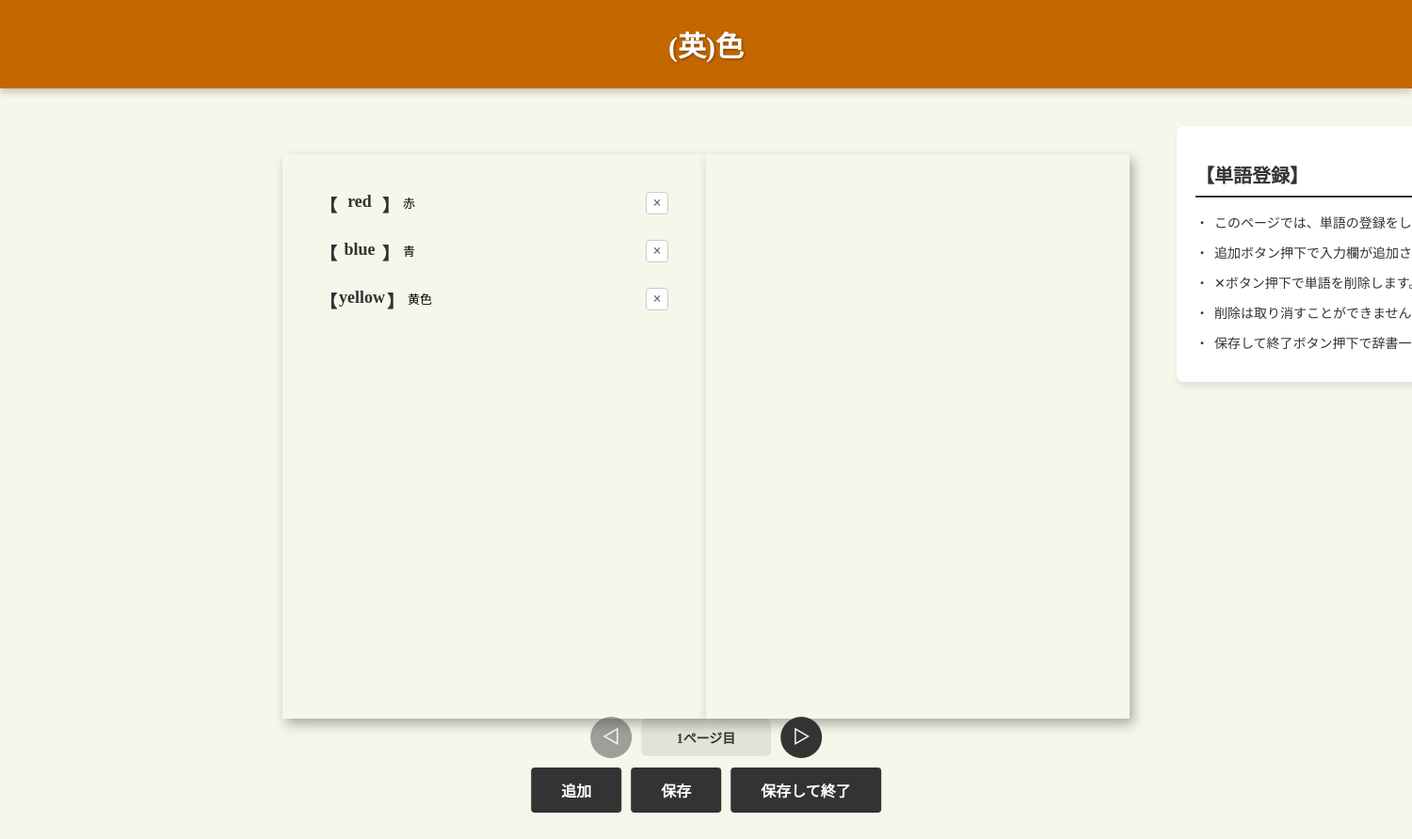
The page /add-words/3/0 on the database its author committed.
### app/models.py (models this page shows, shortened)
class Dictionary(db.Model):
    __tablename__ = "dictionaries"
    id = db.Column(db.Integer, primary_key=True)
    title = db.Column(db.String(100))
    cover_color = db.Column(db.String(20))
    created_at = db.Column(db.DateTime, nullable=False, default=datetime.utcnow)
    updated_at = db.Column(db.DateTime, nullable=False, default=datetime.utcnow, onupdate=datetime.utcnow)
    is_favorite = db.Column(db.Boolean, nullable=False, default=False)

class Word(db.Model):
    __tablename__ = "words"
    id = db.Column(db.Integer, primary_key=True)
    word = db.Column(db.String(100))
    definition = db.Column(db.String(100))
    line_count = db.Column(db.Integer)
    page_index = db.Column(db.Integer)
    dictionary_id = db.Column(db.Integer, db.ForeignKey("dictionaries.id", ondelete="CASCADE"), nullable=False)
    distractors =  db.relationship("Distractor", back_populates="word", cascade="all, delete-orphan")

### app/routes.py (the view)
@main.route('/add-words/<int:dictionary_id>/<int:page>')
def add_words(dictionary_id, page):
    dictionary = Dictionary.query.get(dictionary_id)
    if not dictionary:
        return redirect(url_for('main.index'))
    reflow_dictionary_words(dictionary_id)
    cover_color = dictionary.cover_color
    words = (Word.query
            .filter_by(dictionary_id=dictionary_id, page_index=page)
            .order_by(Word.id)
            .all())
    left_words = []
    right_words = []
    left_lines = 0
    right_lines = 0
    for word in words:
        lines = 1 + (word.line_count or 2)
        if left_lines + lines <= MAX_LINES_PER_PAGE:
            left_words.append(word)
            left_lines += lines
        elif right_lines + lines <= MAX_LINES_PER_PAGE:
            right_words.append(word)
            right_lines += lines
        else:
            right_words.append(word)
    return render_template('add_words.html',
                            dictionary=dictionary,
                            cover_color=cover_color,
                            page=page,
                            left_words=left_words,
                            right_words=right_words)

### app/routes.py (called while the page is built)
def reflow_dictionary_words(dictionary_id: int):
    words = Word.query.filter_by(dictionary_id=dictionary_id).order_by(Word.id).all()
    page_index = 0
    left_lines = 0
    right_lines = 0
    for word in words:
        lines = 1 + (word.line_count or 2)
        if left_lines + lines <= MAX_LINES_PER_PAGE:
            word.page_index = page_index
            left_lines += lines
        elif right_lines + lines <= MAX_LINES_PER_PAGE:
            word.page_index = page_index
            right_lines += lines
        else:
            page_index += 1
            left_lines = lines
            right_lines = 0
            word.page_index = page_index
    db.session.commit()

### app/templates/add_words.html (shortened to what this page needs)
<html lang="ja">
    <head>
        {% with title='単語登録' %}
            {% include 'head_css.html' %}
        {% endwith %}
    </head>
    <body>
        {% if dictionary %}
            <div class="dictionary-header"  style="background-color: {{ cover_color}};">
                <div class="dictionary-header-title">
                    {{ dictionary.title }}
                </div>
            </div>
            <div class="words-page-container">
                <div class="book-area">
                    <div class="page-left">
                        <div class="words-list" id="left-words-list">
                            {% for word in left_words %}
                                <div class="word-item" data-word-id="{{ word.id }}">
                                    <span class="bracket-open">【</span>
                                    <input type="text" class="word-input" value="{{ word.word }}" placeholder="単語" data-word-id="{{ word.id }}">
                                    <span class="bracket-close">】</span>
                                    <textarea class="definition-input" placeholder="意味" data-word-id="{{ word.id }}" rows="2">{{ word.definition }}</textarea>
                                    <button type="button" class="word-item-delete-btn" title="削除" aria-label="削除" data-word-id="{{ word.id }}">×</button>
                                </div>
                            {% endfor %}
                        </div>
                    </div>
                    <div class="page-right">
                    </div>
                </div>
                <div class="notice-section right">
                    <h2>【単語登録】</h2>
                    <ul>
                        <li>このページでは、単語の登録をします。</li>
                        <li>追加ボタン押下で入力欄が追加されます。</li>
                        <li>✕ボタン押下で単語を削除します。</li>
                        <li>削除は取り消すことができません。</li>
                        <li>保存して終了ボタン押下で辞書一覧へ遷移します。</li>
                    </ul>
                </div>
            </div>
            <div class="save-exit-container">
                <div class="action-row page-row">
                    <button type="button" id="prev-page-button" class="nav-button" title="前のページ" aria-label="前のページ" {% if page == 0 %}disabled{% endif %}>◁</button>
                    <div class="page-indicator">
                        {{ page + 1 }}ページ目
                    </div>
                    <button type="button" id="next-page-button" class="nav-button" title="次のページ" aria-label="次のページ">▷</button>
                </div>
                <div class="action-row main-row">
                    <button type="button" id="add-row-button">追加</button>
                    <button type="button" id="save-button">保存</button>
                    <button type="button" id="save-exit-button">保存して終了</button>
                </div>
            </div>
        {% else %}
            <p>辞書が見つかりませんでした。</p>
        {% endif %}
    </body>
</html>

### app/static/css/common.css (style rules this page uses)
body { background-color: #F7F6EB; margin: 0; padding: 0; overflow: hidden; }
body { font-family: 'Hiragino Mincho ProN', 'Hiragino Mincho Pro', 'ヒラギノ明朝 ProN', 'ヒラギノ明朝 Pro', 'Yu Mincho', '游明朝', 'MS 明朝', 'MS Mincho', serif; }
body { font-size: 14px; }
body { color: #333333; }
button { background-color: #333333; color: #ffffff; padding: 10px 20px; border-radius: 5px; border: none; cursor: pointer; font-family: 'Hiragino Mincho ProN', 'Hiragino Mincho Pro', 'ヒラギノ明朝 ProN', 'ヒラギノ明朝 Pro', 'Yu Mincho', '游明朝', 'MS 明朝', 'MS Mincho', serif; font-size: 14px; font-weight: bold; text-align: center; }

### rows shown on the page
Dictionary: title "(英)色"
Word: word "red", id "赤"
Word: word "blue", id "青"
Word: word "yellow", id "黄色"

### other values the page prints
{{ page + 1 }} "1"
